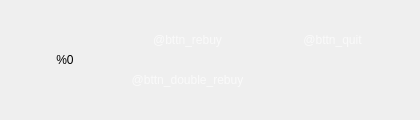
      <widget class="QWidget" name="page_rebuy">
       <layout class="QGridLayout" name="gridLayout_3" rowstretch="1,1" columnstretch="1,0,0">
        <property name="leftMargin">
         <number>15</number>
        </property>
        <property name="topMargin">
         <number>20</number>
        </property>
        <property name="rightMargin">
         <number>15</number>
        </property>
        <property name="bottomMargin">
         <number>20</number>
        </property>
        <property name="spacing">
         <number>0</number>
        </property>
        <item row="0" column="0" rowspan="2" alignment="Qt::AlignLeft|Qt::AlignVCenter">
         <widget class="QLabel" name="lbl_rebuyTimer">
          <property name="minimumSize">
           <size>
            <width>100</width>
            <height>56</height>
           </size>
          </property>
          <property name="maximumSize">
           <size>
            <width>100</width>
            <height>56</height>
           </size>
          </property>
          <property name="styleSheet">
           <string notr="true">QLabel[theme=&quot;default&quot;] {

	image: url(:/textures/game/icon_clock_timebank.png);
color: #f0bf6c;
	font: 600 12px &quot;Open Sans&quot;;
}
QLabel[theme=&quot;blue&quot;] {

	image: url(:/textures/squirrel.png);
image-position: right bottom;
}</string>
          </property>
          <property name="text">
           <string notr="true">%0</string>
          </property>
          <property name="alignment">
           <set>Qt::AlignCenter</set>
          </property>
         </widget>
        </item>
        <item row="0" column="1" alignment="Qt::AlignLeft|Qt::AlignVCenter">
         <widget class="QPushButton" name="bttn_rebuy">
          <property name="minimumSize">
           <size>
            <width>145</width>
            <height>40</height>
           </size>
          </property>
          <property name="maximumSize">
           <size>
            <width>145</width>
            <height>40</height>
           </size>
          </property>
          <property name="styleSheet">
           <string notr="true">QPushButton {
	background-position: top left;
border:none;

    font: 13px &quot;Arial&quot;;
color: rgba(250, 250, 250, 250);
	background-image: url(:/textures/game/bttn2x3_commonAction.png);
}
QPushButton:hover {
    background-position: bottom  left;
}
QPushButton:pressed {
    background-position: center  left;
}</string>
          </property>
          <property name="text">
           <string>@bttn_rebuy</string>
          </property>
         </widget>
        </item>
        <item row="1" column="1" alignment="Qt::AlignLeft|Qt::AlignTop">
         <widget class="QPushButton" name="bttn_double_rebuy">
          <property name="minimumSize">
           <size>
            <width>145</width>
            <height>40</height>
           </size>
          </property>
          <property name="maximumSize">
           <size>
            <width>145</width>
            <height>40</height>
           </size>
          </property>
          <property name="styleSheet">
           <string notr="true">QPushButton {
	background-position: top left;
border:none;

    font: 13px &quot;Arial&quot;;
color: rgba(250, 250, 250, 250);
	background-image: url(:/textures/game/bttn2x3_commonAction.png);
}
QPushButton:hover {
    background-position: bottom  left;
}
QPushButton:pressed {
    background-position: center  left;
}</string>
          </property>
          <property name="text">
           <string>@bttn_double_rebuy</string>
          </property>
         </widget>
        </item>
        <item row="0" column="2" alignment="Qt::AlignLeft|Qt::AlignVCenter">
         <widget class="QPushButton" name="bttn_quit">
          <property name="minimumSize">
           <size>
            <width>145</width>
            <height>40</height>
           </size>
          </property>
          <property name="maximumSize">
           <size>
            <width>145</width>
            <height>40</height>
           </size>
          </property>
          <property name="styleSheet">
           <string notr="true">QPushButton {
	background-position: top right;
border:none;

    font: 13px &quot;Arial&quot;;
color: rgba(250, 250, 250, 250);
	background-image: url(:/textures/game/bttn2x3_commonAction.png);
}
QPushButton:hover {
    background-position: bottom  right;
}
QPushButton:pressed {
    background-position: center  right;
}</string>
          </property>
          <property name="text">
           <string>@bttn_quit</string>
          </property>
         </widget>
        </item>
       </layout>
      </widget>
